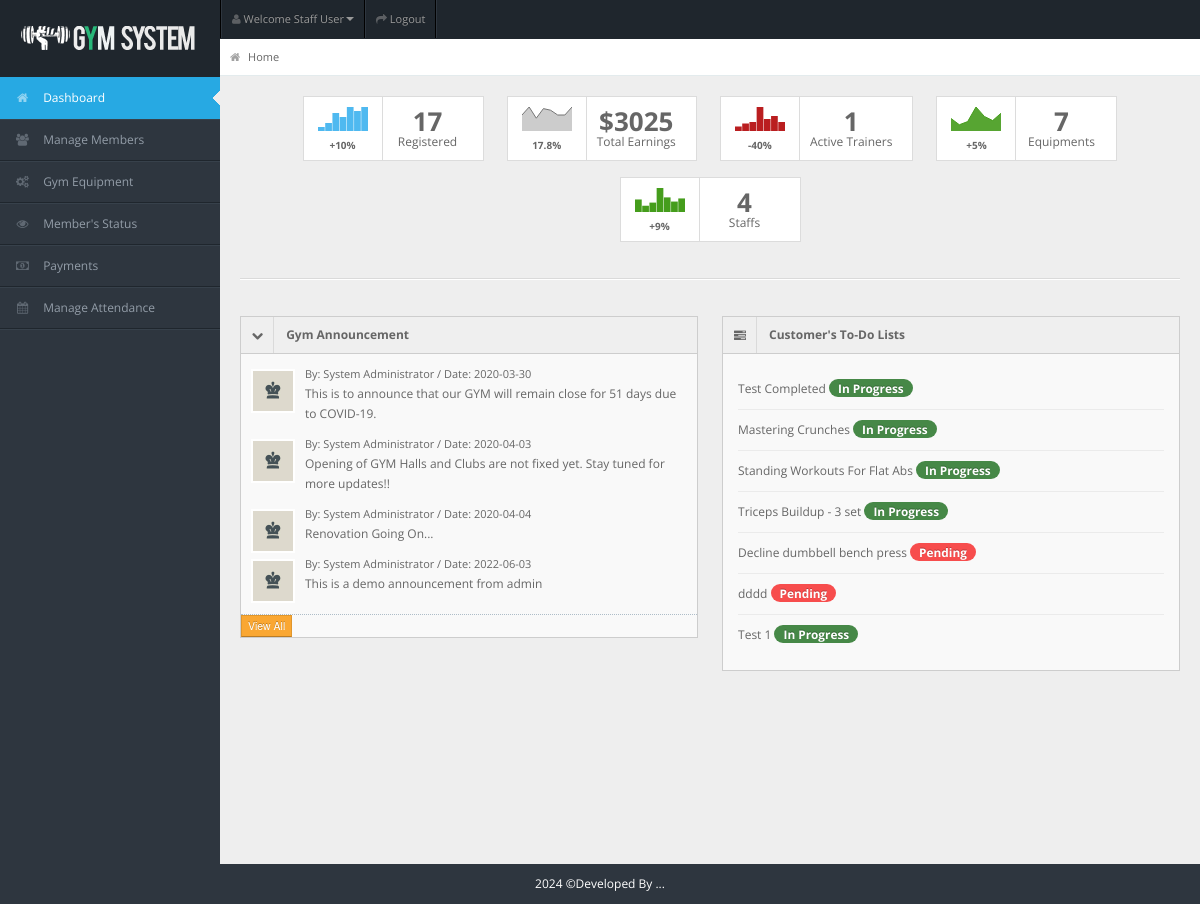
The page /staff/staff-pages/index.php (signed in) on the database its author committed.
### tables this page shows
CREATE TABLE `announcements` (
  `id` int(11) NOT NULL,
  `message` varchar(100) NOT NULL,
  `date` date NOT NULL
);

CREATE TABLE `todo` (
  `id` int(11) NOT NULL,
  `task_status` varchar(50) NOT NULL,
  `task_desc` varchar(30) NOT NULL,
  `user_id` int(11) NOT NULL
);

### staff/staff-pages/index.php (the view, shortened to what this page needs)
<!DOCTYPE html>
<html lang="en">
<head>
<link rel="stylesheet" href="../css/bootstrap.min.css" />
<link rel="stylesheet" href="../css/bootstrap-responsive.min.css" />
<link rel="stylesheet" href="../css/fullcalendar.css" />
<link rel="stylesheet" href="../css/matrix-style.css" />
<link rel="stylesheet" href="../css/matrix-media.css" />
<link href="../font-awesome/css/font-awesome.css" rel="stylesheet" />
<link rel="stylesheet" href="../css/jquery.gritter.css" />
</head>
<body>
<div id="header">
  <h1><a href="dashboard.html">Gym</a></h1>
</div>
<?php $page="dashboard"; include '../includes/header.php'?>
<?php $page="dashboard"; include '../includes/sidebar.php'?>
<div id="content">
  <div id="content-header">
    <div id="breadcrumb"> <a href="index.php" title="You're right here" class="tip-bottom"><i class="icon-home"></i> Home</a></div>
  </div>
  <div class="container-fluid">
    <div class="row-fluid">
    <div class="widget-box widget-plain">
      <div class="center">
        <ul class="stat-boxes2">
          <li>
            <div class="left peity_bar_neutral"><span><span style="display: none;">2,4,9,7,12,10,12</span>
              </span>+10%</div>
            <div class="right"> <strong><?php include 'dashboard-usercount.php' ?></strong> Registered </div>
          </li>
          <li>
            <div class="left peity_line_neutral"><span><span style="display: none;">10,15,8,14,13,10,10,15</span>
              </span>17.8%</div>
            <div class="right"> <strong>$<?php include 'income-count.php' ?></strong> Total Earnings </div>
          </li>
          <li>
            <div class="left peity_bar_bad"><span><span style="display: none;">3,5,6,16,8,10,6</span>
              </span>-40%</div>
            <div class="right"> <strong><?php include 'actions/count-trainers.php' ?></strong> Active Trainers</div>
          </li>
          <li>
            <div class="left peity_line_good"><span><span style="display: none;">12,6,9,23,14,10,17</span>
              </span>+5%</div>
            <div class="right"> <strong><?php include 'actions/count-equipments.php' ?></strong>Equipments </div>
          </li>
          <li>
            <div class="left peity_bar_good"><span>12,6,9,23,14,10,13</span>+9%</div>
            <div class="right"> <strong><?php include 'actions/dashboard-staff-count.php' ?></strong> Staffs</div>
          </li>
        </ul>
      </div>
    </div>
    </div>
    <hr/>
    <div class="row-fluid">
      <div class="span6">
        <div class="widget-box">
          <div class="widget-title bg_ly" data-toggle="collapse" href="#collapseG2"><span class="icon"><i class="icon-chevron-down"></i></span>
            <h5>Gym Announcement</h5>
          </div>
          <div class="widget-content nopadding collapse in" id="collapseG2">
            <ul class="recent-posts">
              <li>
              <?php
                $qry="select * from announcements";
                  $result=mysqli_query($conn,$qry);
                while($row=mysqli_fetch_array($result)){
                  echo"<div class='user-thumb'> <img width='70' height='40' alt='User' src='../img/demo/av1.jpg'> </div>";
                  echo"<div class='article-post'>";
                  echo"<span class='user-info'> By: System Administrator / Date: ".$row['date']." </span>";
                  echo"<p><a href='#'>".$row['message']."</a> </p>";
                }
                echo"</div>";
                echo"</li>";
              ?>
                <button class="btn btn-warning btn-mini">View All</button>
            </ul>
          </div>
        </div>
      </div>
      <div class="span6">
        <div class="widget-box">
          <div class="widget-title"> <span class="icon"><i class="icon-tasks"></i></span>
            <h5>Customer's To-Do Lists</h5>
          </div>
          <div class="widget-content">
            <div class="todo">
              <ul>
              <?php
                $qry="SELECT * FROM todo";
                $result=mysqli_query($conn,$qry);
                while($row=mysqli_fetch_array($result)){ ?>
                <li class='clearfix'>
                    <div class='txt'> <?php echo $row["task_desc"]?> <?php if ($row["task_status"] == "Pending") { echo '<span class="date badge badge-important">Pending</span>';} else { echo '<span class="date badge badge-success">In Progress</span>'; }?></div>
               <?php }
                echo"</li>";
              echo"</ul>";
              ?>
            </div>
          </div>
        </div>
      </div>
    </div>
  </div>
</div>
<div class="row-fluid">
  <div id="footer" class="span12"> <?php echo date("Y");?> &copy;Developed By ...</a> </div>
</div>
</body>
</html>

### staff/css/matrix-media.css (style rules this page uses)
body { background:#2E363F; }
#header { background-color: #1f262d; margin-top:10px; }

### staff/staff-pages/index.php (style rules this page uses)
#footer { color: white; }

### rows shown on the page
announcements: date "2020-03-30", message "This is to announce that our GYM will remain close for 51 days due to COVID-19."
announcements: date "2020-04-03", message "Opening of GYM Halls and Clubs are not fixed yet. Stay tuned for more updates!!"
announcements: date "2020-04-04", message "Renovation Going On..."
announcements: date "2022-06-03", message "This is a demo announcement from admin"
todo: task_desc "Test Completed", task_status "In Progress"
todo: task_desc "Mastering Crunches", task_status "In Progress"
todo: task_desc "Standing Workouts For Flat Abs", task_status "In Progress"
todo: task_desc "Triceps Buildup - 3 set", task_status "In Progress"
todo: task_desc "Decline dumbbell bench press", task_status "Pending"
todo: task_desc "dddd", task_status "Pending"
todo: task_desc "Test 1", task_status "In Progress"

### other values the page prints
$query->num_rows "17"
$row_amountsum['SUM( amount)'] "3025"
$query->num_rows "1"
$query->num_rows "7"
$query->num_rows "4"
